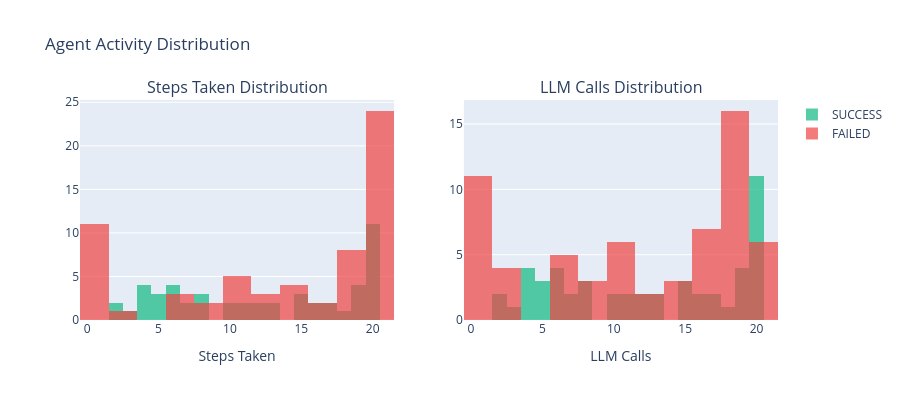

The cell this chart's notebook holds for it:
### Code cell
# ── Steps & LLM calls distribution ──
fig = make_subplots(rows=1, cols=2,
                    subplot_titles=['Steps Taken Distribution', 'LLM Calls Distribution'])

for status, color in [('SUCCESS', '#10B981'), ('FAILED', '#EF4444')]:
    subset = df[df['status'] == status]
    fig.add_trace(go.Histogram(
        x=subset['steps_taken'], name=status,
        marker_color=color, opacity=0.7, nbinsx=20
    ), row=1, col=1)
    fig.add_trace(go.Histogram(
        x=subset['llm_calls'], name=status,
        marker_color=color, opacity=0.7, nbinsx=20,
        showlegend=False
    ), row=1, col=2)

fig.update_layout(title_text='Agent Activity Distribution', height=400, barmode='overlay')
fig.update_xaxes(title_text='Steps Taken', row=1, col=1)
fig.update_xaxes(title_text='LLM Calls', row=1, col=2)
fig.show()

### Figure 1 — Plotly figure (JSON) as saved in the notebook; plotly's stock layout.template omitted (floating-point values rounded to 4 significant figures)
{"data": [{"marker": {"color": "#10B981"}, "name": "SUCCESS", "nbinsx": 20, "opacity": 0.7, "type": "histogram", "x": [3, 20, 12, 15, 4, 10, 20, 15, 8, 4, 12, 19, 18, 6, 2, 20, 6, 20, 11, 7, 5, 20, 5, 5, 17, 19, 13, 20, 11, 4, 10, 6, 16, 20, 2, 6, 8, 17, 19, 13, 20, 20, 15, 20, 19, 16, 4, 7, 20, 8], "xaxis": "x", "yaxis": "y"}, {"marker": {"color": "#10B981"}, "name": "SUCCESS", "nbinsx": 20, "opacity": 0.7, "showlegend": false, "type": "histogram", "x": [3, 20, 12, 15, 4, 10, 20, 15, 8, 4, 12, 19, 18, 6, 2, 20, 6, 20, 11, 7, 5, 20, 5, 5, 17, 19, 13, 20, 11, 4, 10, 6, 16, 20, 2, 6, 8, 17, 19, 13, 20, 20, 15, 20, 19, 16, 4, 7, 20, 8], "xaxis": "x2", "yaxis": "y2"}, {"marker": {"color": "#EF4444"}, "name": "FAILED", "nbinsx": 20, "opacity": 0.7, "type": "histogram", "x": [0, 0, 19, 12, 20, 17, 19, 21, 0, 18, 0, 20, 13, 20, 20, 0, 20, 7, 20, 11, 0, 0, 21, 18, 10, 18, 20, 18, 0, 20, 7, 20, 21, 0, 20, 3, 20, 11, 0, 0, 20, 14, 20, 20, 20, 20, 20, 19, 20, 8, 9, 15, 7, 20, 15, 11, 10, 15, 20, 20, 12, 16, 18], "xaxis": "x", "yaxis": "y"}, {"marker": {"color": "#EF4444"}, "name": "FAILED", "nbinsx": 20, "opacity": 0.7, "showlegend": false, "type": "histogram", "x": [0, 0, 18, 7, 18, 17, 19, 19, 0, 18, 0, 16, 8, 18, 16, 0, 17, 2, 18, 6, 0, 0, 10, 18, 10, 18, 20, 12, 0, 19, 2, 19, 13, 0, 19, 3, 20, 6, 0, 0, 17, 8, 19, 18, 19, 14, 16, 19, 20, 3, 9, 15, 7, 20, 10, 11, 10, 15, 20, 20, 7, 11, 17], "xaxis": "x2", "yaxis": "y2"}], "layout": {"annotations": [{"font": {"size": 16}, "showarrow": false, "text": "Steps Taken Distribution", "x": 0.225, "xanchor": "center", "xref": "paper", "y": 1, "yanchor": "bottom", "yref": "paper"}, {"font": {"size": 16}, "showarrow": false, "text": "LLM Calls Distribution", "x": 0.775, "xanchor": "center", "xref": "paper", "y": 1, "yanchor": "bottom", "yref": "paper"}], "barmode": "overlay", "height": 400, "title": {"text": "Agent Activity Distribution"}, "xaxis": {"anchor": "y", "domain": [0, 0.45], "title": {"text": "Steps Taken"}}, "xaxis2": {"anchor": "y2", "domain": [0.55, 1], "title": {"text": "LLM Calls"}}, "yaxis": {"anchor": "x", "domain": [0, 1]}, "yaxis2": {"anchor": "x2", "domain": [0, 1]}}}
